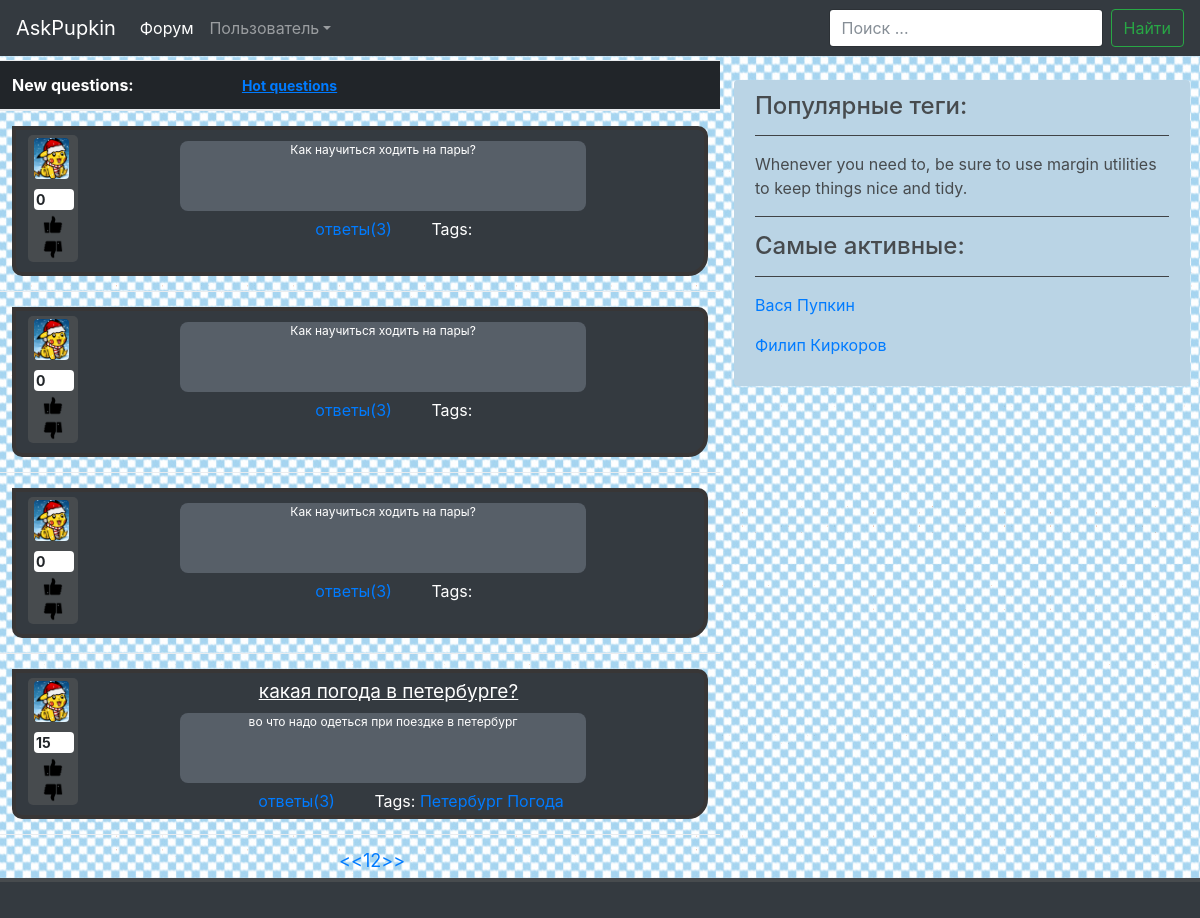
Page /new/ on the earlier database version.
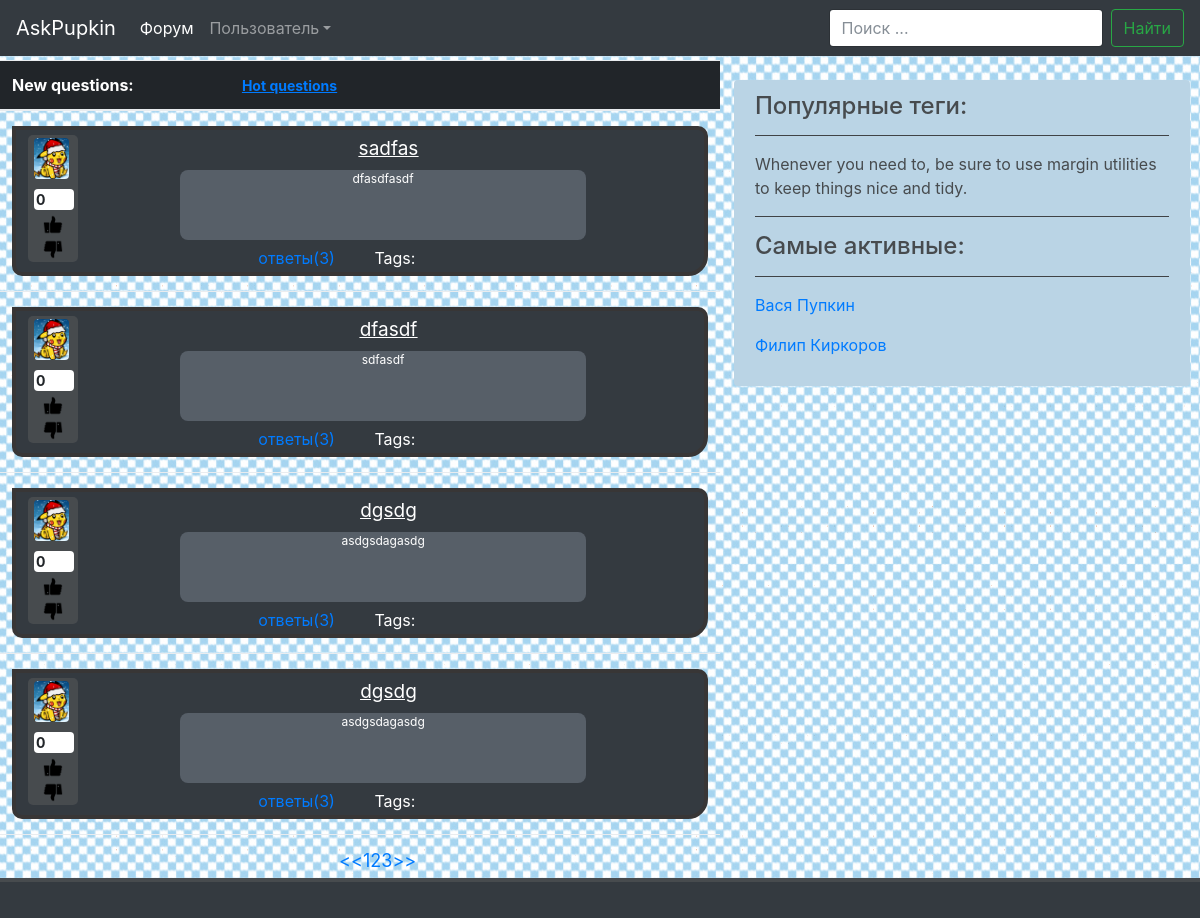
Same page on the later database version.
### blog/models.py (models this page shows, shortened)
class Question(models.Model):
	title = models.CharField(max_length=255, verbose_name="заголовок")
	text = models.TextField(verbose_name="текст")
	author = models.ForeignKey(User, verbose_name="автор")
	tags = models.ManyToManyField("Tag")
	rating_num = models.IntegerField(verbose_name='рейтинг', default=0)
	added_on = models.DateTimeField(verbose_name='дата и время добавления', auto_now_add=True)
	objects = QuestionManager()
	class Meta:
		verbose_name = 'вопрос'
		verbose_name_plural = 'вопросы'

class Tag(models.Model):
	name = models.CharField(max_length=255, verbose_name="имя")
	objects = TagManager()
	def __str__(self):
		return self.name
	class Meta:
		verbose_name = 'тег'
		verbose_name_plural = 'теги'

### blog/views.py (the view)
# urls.py: url(r'^new/', views.questions_new, name='new'),
def questions_new(request):
    page = paginate(request, Question.objects.new())
    page.paginator.baseurl = "questions_new/?page="
    return render(request, "questions_new.html", {'posts': page.object_list ,
                                          'paginator': page.paginator, 'page': page,})

### blog/managers.py (called while the page is built)
    def new(self):
        return self.order_by('-added_on')

### blog/views.py (called while the page is built)
def paginate(request , qs):
    try:
        limit = int(request.GET.get('limit', 4))
    except ValueError:
        limit = 4
    if limit > 100:
        limit = 4
    try:
        page = int(request.GET.get('page', 1))
    except ValueError:
        raise Http404
    paginator = Paginator(qs, limit)
    try:
        page = paginator.page(page)
    except EmptyPage:
        page = paginator.page(paginator.num_pages)
    paginator.baseurl = '/?page='
    paginator.startnav = page.number - 2
    paginator.endnav = page.number + 2
    return page

### templates/questions_new.html (shortened to what this page needs)
{% extends "question_template.html" %}
{% load staticfiles %}
{% block menu %}
    New questions: <a href="{% url 'hot' %}" id="hq">Hot questions</a>
{% endblock %}

### templates/question_template.html (shortened to what this page needs)
{% extends "base.html" %}
{% load staticfiles %}
    {% block content %}
      <tbody>
      <table class="table">
      <thead class="thead-inverse">
        <tr>
          <th style="width: 200px;" colspan="3"> {% block menu %} {% endblock %}</th>
        </tr>
      </thead>
      {% for item in posts %}
        <tr>
          <td colspan="4">
              <div class="thd">
                  <div class = "left" id="changeColor">
                      <figure class="figure">
                        <img src="{% static 'images/g.png' %}" class="figure-img img-fluid rounded" alt="A generic square placeholder image with rounded corners in a figure.">
                      </figure>
                      <p style="background-color: white; font-size: 14px; width: 40px; font-weight:bold; border-radius: 4px; padding-left: 2px; margin-bottom: 1px;"> {{ item.rating_num }}</p>
                        <a href="#"><img src="{% static 'images/like.png' %}" id="like"/></a>
                        <a href="#"><img src="{% static 'images/dislike.png' %}" id="like"/></a>
                  </div>
                  <div class="text">
                    <p class="Ttl"><a href="#" class="Ttl">{{ item.title }}</a></p>
                    <p class="fish">{{ item.text }}</p>
                  </div>
                  <div class="propwin">
                        <a href ="#" style="margin-right: 35px;"> ответы(3) </a>
                        Tags:
                        {% for t in item.tags.all %}
                            <a href= "{% url 'tag' t %}" class="question-tag">{{ t }}</a>
                        {% endfor %}
                  </div>
                </div>
          </td>
        </tr>
        {% endfor %}
          <tr>
            <td>
                <nav><ul class="pagination">
                    {% if 1 == page.number %}
                    <li class="active">
                    {% else %}
                    <li>
                    {% endif %}
                    <a href="{{ paginator.baseurl }}1"> << </a>
                    </li>
                    {% for p in paginator.page_range %}
                        {% if p >= paginator.startnav %}
                            {% if p <= paginator.endnav %}
                                {% if p == page.number %}
                                <li class="active">
                                {% else %}
                                <li>
                                {% endif %}
                                    <a href="{{ paginator.baseurl }}{{ p }}">
                                    {{ p }}</a>
                                </li>
                            {% endif %}
                        {% endif %}
                    {% endfor %}
                    {% if paginator.num_pages == page.number %}
                    <li class="active">
                    {% else %}
                    <li>
                    {% endif %}
                    <a href="{{ paginator.baseurl }}{{ paginator.num_pages }}"> >> </a>
                </ul></nav>
            </td>
          </tr>
      </tbody>
{% endblock %}

Differences in the rows shown:
removed Question: rating_num "0", text "Как научиться ходить на пары?"
removed Question: rating_num "0", text "Как научиться ходить на пары?"
removed Question: rating_num "0", text "Как научиться ходить на пары?"
no longer on this page (row unchanged): Question: rating_num "15", title "какая погода в петербурге?", text "во что надо одеться при поездке в петербург"
removed Tag: name "Петербург"
removed Tag: name "Погода"
added Question: rating_num "0", title "sadfas", text "dfasdfasdf"
added Question: rating_num "0", title "dfasdf", text "sdfasdf"
added Question: rating_num "0", title "dgsdg", text "asdgsdagasdg"
added Question: rating_num "0", title "dgsdg", text "asdgsdagasdg"
Other differences:
new list line: "3"
